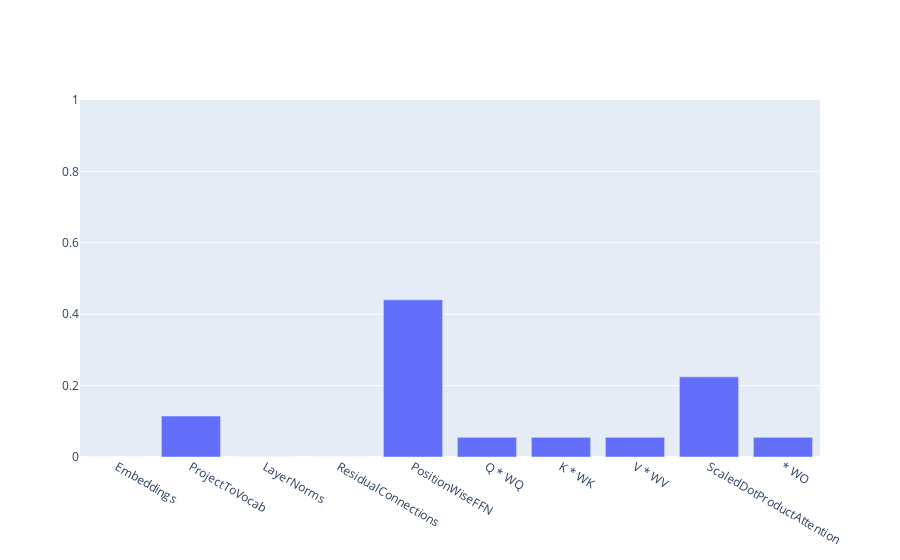

Here is the notebook cell this chart was saved with:
### Code cell
import plotly.graph_objects as go



fig = go.Figure(go.Bar(x=x, y=y))
fig.update_yaxes(range=[0,1]) 

# fig.update_traces(overwrite=True, marker={"opacity": 0.4})

fig.show()

### Figure 1 — Plotly figure (JSON) as saved in the notebook; plotly's stock layout.template omitted (floating-point values rounded to 4 significant figures)
{"data": [{"type": "bar", "x": ["Embeddings", "ProjectToVocab", "LayerNorms", "ResidualConnections", "PositionWiseFFN", "Q * WQ", "K * WK", "V * WV", "ScaledDotProductAttention", "* WO"], "y": [1.12e-06, 0.1147, 0.0003294, 5.375e-05, 0.4403, 0.05504, 0.05504, 0.05504, 0.2245, 0.05504]}], "layout": {"yaxis": {"range": [0, 1]}}}
